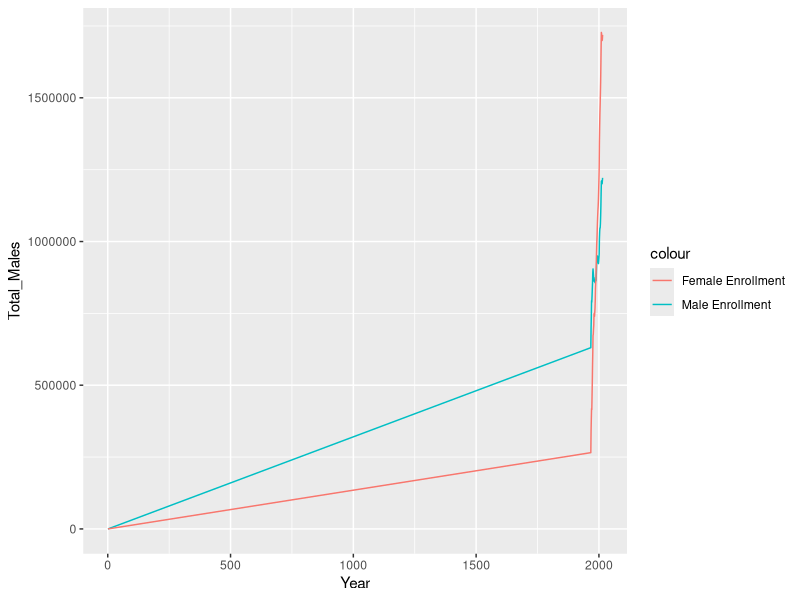
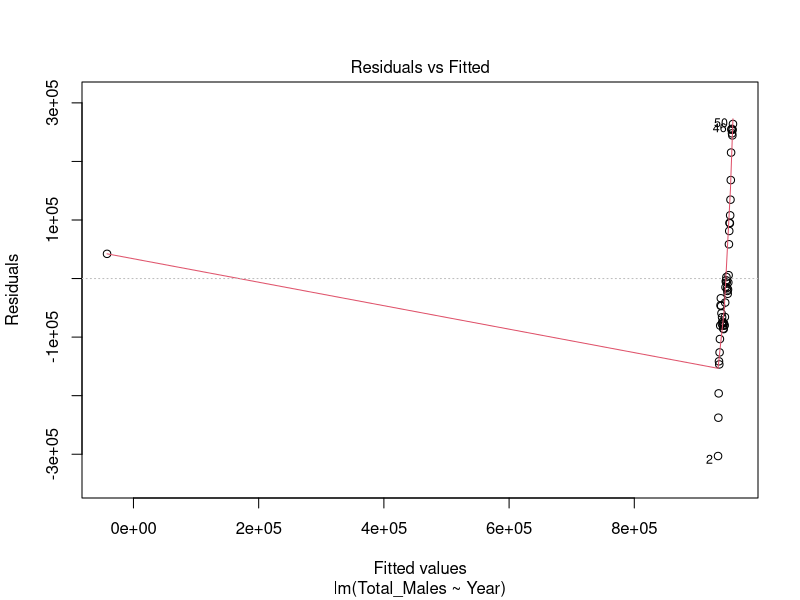
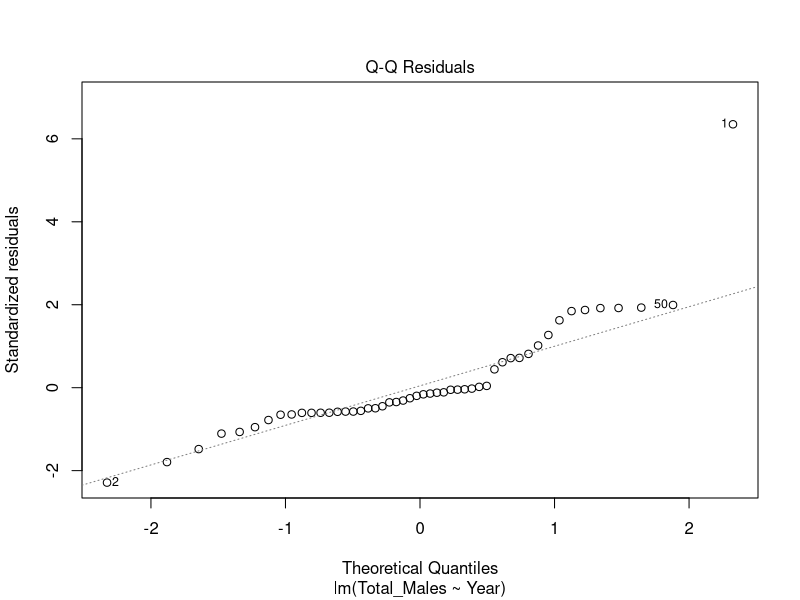
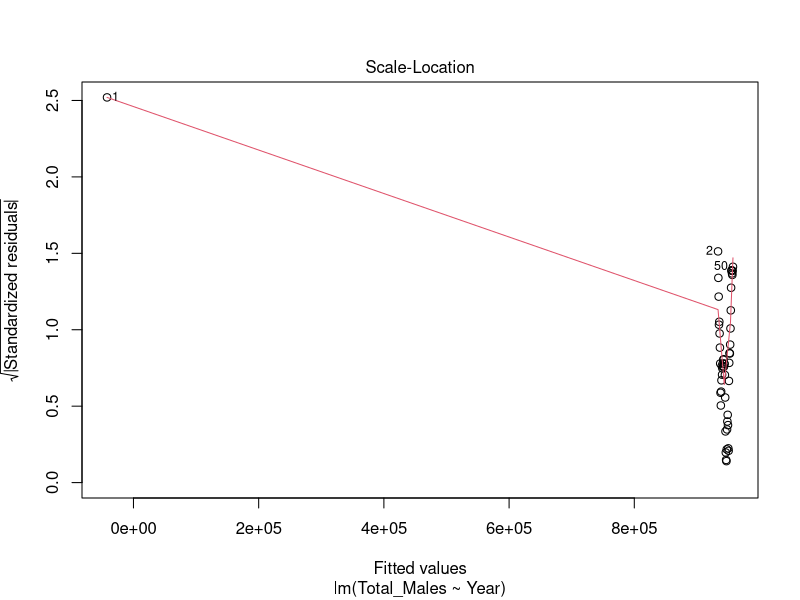
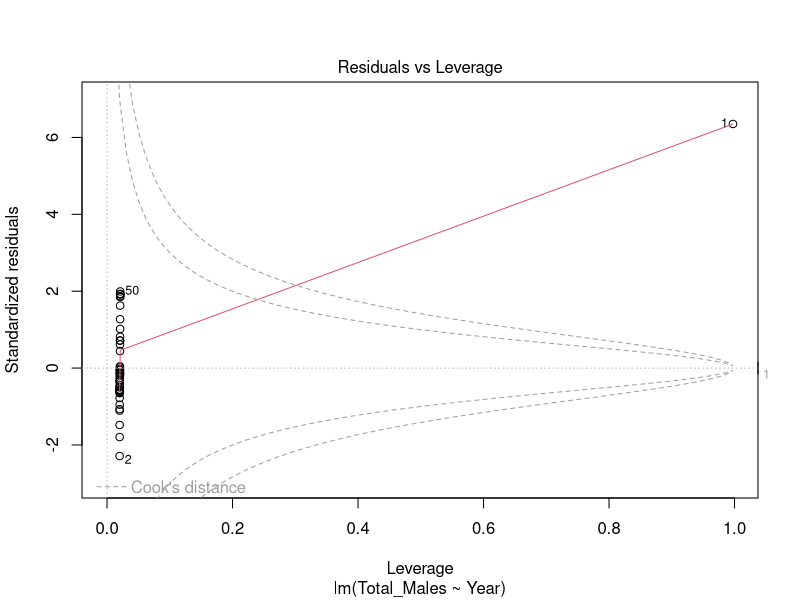
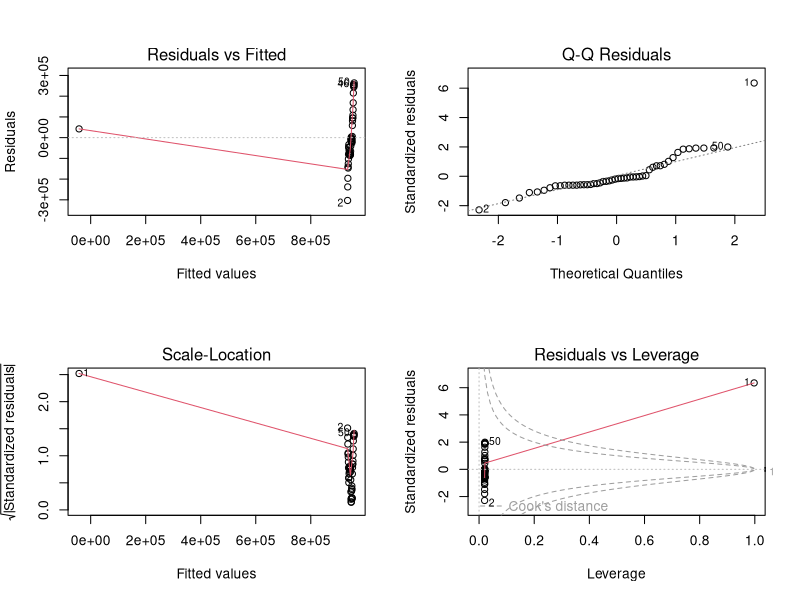
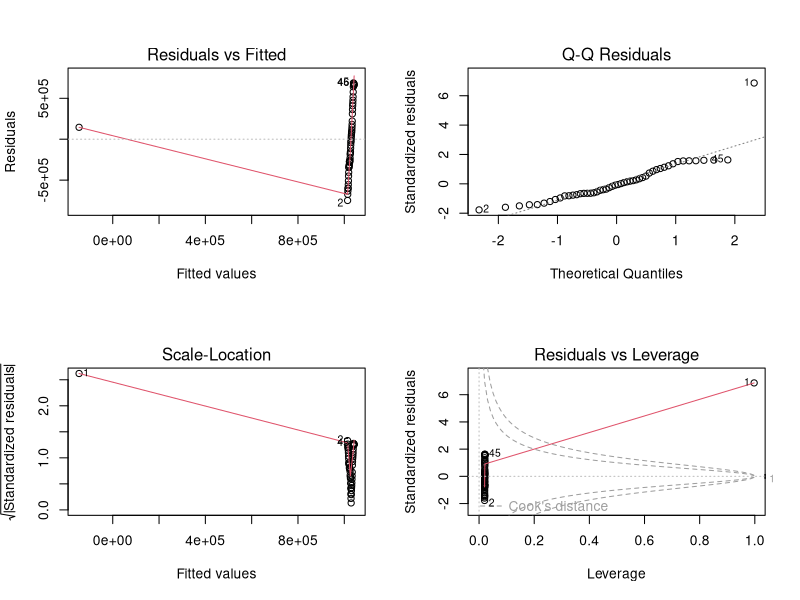
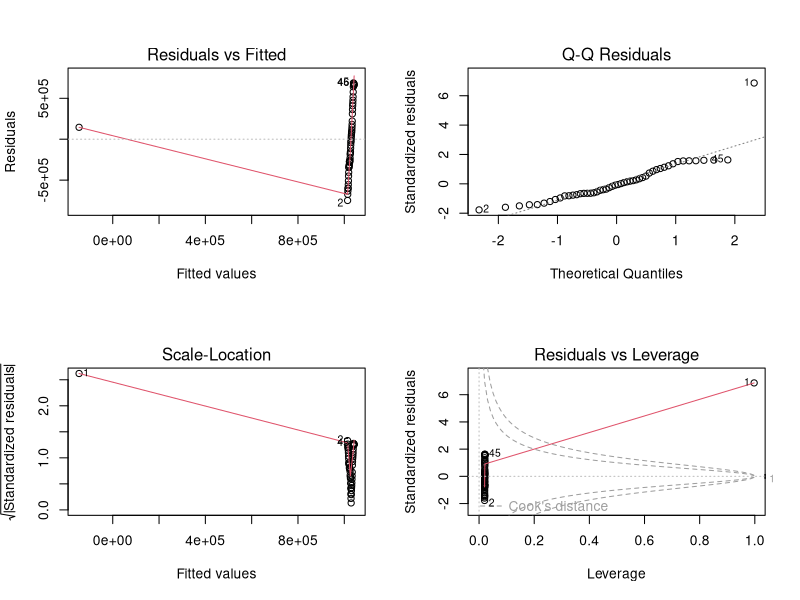

The R source for these figures, in order:
## ---- chunk 1
knitr::opts_chunk$set(echo = TRUE)
## ---- chunk 2
library(tidyverse)
library(RColorBrewer)
library(kableExtra)
library(car)
read.csv("Doctoral_Salaries.csv")
read.csv("Faculty_Salaries.csv")
enrollment <- read.csv("Grad_enrollment.csv")
read.csv("phd.csv")

## ---- chunk 3
enrollment_line <- ggplot(enrollment, aes(x=Year))+
  geom_line(aes(y=Total_Males, colour = "Male Enrollment"))+
  geom_line(aes(y=Total_Females, colour = "Female Enrollment"))
   #Scatterplot of female enrollment

enrollment_line


## ---- chunk 4

menroll_model <- lm(Total_Males ~ Year, data = enrollment)
menroll_model
#results in equation y = - 17112153 + 9069x

fenroll_model <- lm(Total_Females ~ Year, data = enrollment)
fenroll_model
#results in equation y = - 58955502 + 30126x

## ---- chunk 5
plot(menroll_model)
par(mfrow = c(2,2))
plot(menroll_model)

#Q-Q plot appears normally distributed, but there seems to be peaks that don't match up with the red line on Residuals vs. Fitted graph.

summary(menroll_model)

#Multiple R-squared:  0.8545,	Adjusted R-squared:  0.8514 
#F-statistic:   276 on 1 and 47 DF,  p-value: < 2.2e-16
#Standard error  1087024 and 546

plot(fenroll_model)
par(mfrow = c(2,2))
plot(fenroll_model)

#Q-Q plot appears normally distributed, but there seems to be peaks that don't match up with the red line on Residuals vs. Fitted graph.

summary(fenroll_model)
#Multiple R-squared:  0.9827,	Adjusted R-squared:  0.9823 
#F-statistic:  2669 on 1 and 47 DF,  p-value: < 2.2e-16
#Standard error 1161000 and 583.2

## ---- chunk 6
enrollment_graph <- ggplot(enrollment, aes(x=Year, y =Total_Males))+
  geom_point(aes(y=Total_Males, color="green"))+ #add cl smooth
  geom_point(aes(y = Total_Females, color="red"))+
  geom_smooth(method = lm, se = TRUE, size = 0.5, color = "blue",(aes(y=Total_Males)))+
  geom_smooth(method = lm, se = TRUE, size = 0.5, color = "red",(aes(y=Total_Females)))+
  scale_colour_manual("", breaks = c("Total_Males", "Total_Females"), values = c("blue", "red")) +
  theme_classic()+
  scale_x_continuous(expand= c(0,0), limits= c(1967,2016))+
  labs(x= "Year", y = "Number of Students Enrolled")

enrollment_graph
  

## ---- chunk 7
faculty_salary <- read_csv("Faculty_Salaries.csv")

#Reorder columns
faculty_salary <- faculty_salary[c("Salary", "Discipline", "Sex", "Faculty_Rank", "Years_Since_PhD", "Years_Faculty_Service")]
  
## ---- chunk 8
#Salary means by Sex
sex_mean <- faculty_salary %>% 
  group_by(Sex) %>% 
  summarize(
    mean = mean(Salary)
  )

#Salary means by Discipline
discipline_mean <- faculty_salary %>% 
  group_by(Discipline) %>% 
  summarize(
    mean = mean(Salary)
  )

#Relationship between salary and faculty years of service
salary_service <- ggplot(faculty_salary, aes(x = Years_Faculty_Service, y = Salary)) +
  geom_point(aes(color = Sex, pch = Discipline))+
facet_wrap(~Discipline)

salary_service

#Relationship between salary and faculty rank, by sex and discipline
salary_yrs <- ggplot(faculty_salary, aes(x = Faculty_Rank, y = Salary)) +
  geom_point(aes(color = Sex, pch = Discipline), alpha = 0.5) +
  facet_wrap(~Discipline)

salary_yrs

## ---- chunk 9
salary_lm1 <- lm(Salary ~ Discipline + Sex + Faculty_Rank + Years_Since_PhD + Years_Faculty_Service, data = faculty_salary)
summary(salary_lm1)

## ---- chunk 10
salary_simple <- faculty_salary %>% 
  select(Salary, Years_Since_PhD, Years_Faculty_Service)

cor(salary_simple) #High correlation bw Years_Since_PhD and Years_Faculty_Service

#VIF
vif(salary_lm1)

## ---- chunk 11
salary_lm2 <- lm(Salary ~ Discipline + Sex + Faculty_Rank + Years_Faculty_Service, data = faculty_salary)
summary(salary_lm2)

#VIF
vif(salary_lm2)

#Maybe... 
salary_lm3 <- lm(Salary ~ Discipline + Sex + Faculty_Rank, data = faculty_salary)
summary(salary_lm3)
## ---- chunk 12
plot(salary_lm2)
## ---- chunk 13
sat_aic <- AIC(salary_lm1)
sat_aic #9093.8

final_aic <- AIC(salary_lm2)
final_aic #9096.8


aic <- AIC(salary_lm3)
aic
#AIC for the first model is slightly lower, but not lower enough to warrant the added level of complexity
